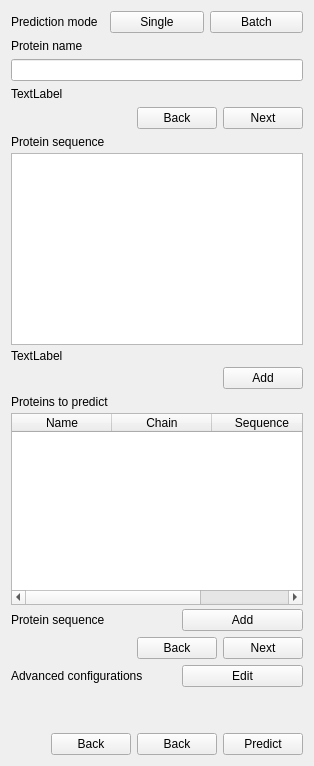
            <widget class="QWidget" name="local_multimer">
             <layout class="QVBoxLayout" name="verticalLayout_82">
              <item>
               <layout class="QHBoxLayout" name="horizontalLayout_48">
                <item>
                 <widget class="QLabel" name="lbl_local_pred_prediction_mode">
                  <property name="text">
                   <string>Prediction mode</string>
                  </property>
                 </widget>
                </item>
                <item>
                 <widget class="QPushButton" name="btn_local_pred_multi_single">
                  <property name="text">
                   <string>Single</string>
                  </property>
                 </widget>
                </item>
                <item>
                 <widget class="QPushButton" name="btn_local_pred_multi_batch">
                  <property name="text">
                   <string>Batch</string>
                  </property>
                 </widget>
                </item>
               </layout>
              </item>
              <item>
               <layout class="QVBoxLayout" name="verticalLayout_75">
                <item>
                 <widget class="QLabel" name="lbl_local_pred_multi_protein_name">
                  <property name="text">
                   <string>Protein name</string>
                  </property>
                 </widget>
                </item>
                <item>
                 <widget class="QLineEdit" name="txt_local_pred_multi_protein_name"/>
                </item>
                <item>
                 <widget class="QLabel" name="lbl_local_pred_multi_status_protein_name">
                  <property name="text">
                   <string>TextLabel</string>
                  </property>
                 </widget>
                </item>
               </layout>
              </item>
              <item>
               <layout class="QHBoxLayout" name="horizontalLayout_47">
                <item>
                 <spacer name="horizontalSpacer_35">
                  <property name="orientation">
                   <enum>Qt::Horizontal</enum>
                  </property>
                  <property name="sizeHint" stdset="0">
                   <size>
                    <width>40</width>
                    <height>20</height>
                   </size>
                  </property>
                 </spacer>
                </item>
                <item>
                 <widget class="QPushButton" name="btn_local_pred_multi_back_prediction_mode">
                  <property name="text">
                   <string>Back</string>
                  </property>
                 </widget>
                </item>
                <item>
                 <widget class="QPushButton" name="btn_local_pred_multi_next">
                  <property name="text">
                   <string>Next</string>
                  </property>
                 </widget>
                </item>
               </layout>
              </item>
              <item>
               <layout class="QVBoxLayout" name="verticalLayout_76">
                <property name="spacing">
                 <number>4</number>
                </property>
                <item>
                 <widget class="QLabel" name="lbl_local_pred_multi_prot_seq_single">
                  <property name="text">
                   <string>Protein sequence</string>
                  </property>
                 </widget>
                </item>
                <item>
                 <widget class="QTextEdit" name="txt_local_pred_multi_prot_seq"/>
                </item>
                <item>
                 <widget class="QLabel" name="lbl_local_pred_multi_status_prot_seq">
                  <property name="text">
                   <string>TextLabel</string>
                  </property>
                 </widget>
                </item>
                <item>
                 <layout class="QHBoxLayout" name="horizontalLayout_53">
                  <item>
                   <spacer name="horizontalSpacer_36">
                    <property name="orientation">
                     <enum>Qt::Horizontal</enum>
                    </property>
                    <property name="sizeHint" stdset="0">
                     <size>
                      <width>40</width>
                      <height>20</height>
                     </size>
                    </property>
                   </spacer>
                  </item>
                  <item>
                   <widget class="QPushButton" name="btn_local_pred_multi_add_seq_single">
                    <property name="text">
                     <string>Add</string>
                    </property>
                   </widget>
                  </item>
                 </layout>
                </item>
               </layout>
              </item>
              <item>
               <layout class="QVBoxLayout" name="verticalLayout_77">
                <property name="spacing">
                 <number>4</number>
                </property>
                <item>
                 <widget class="QLabel" name="lbl_local_pred_multi_prot_overview">
                  <property name="text">
                   <string>Proteins to predict</string>
                  </property>
                 </widget>
                </item>
                <item>
                 <widget class="QTableWidget" name="table_local_pred_multi_prot_overview">
                  <property name="sizePolicy">
                   <sizepolicy hsizetype="Expanding" vsizetype="MinimumExpanding">
                    <horstretch>0</horstretch>
                    <verstretch>0</verstretch>
                   </sizepolicy>
                  </property>
                  <column>
                   <property name="text">
                    <string>Name</string>
                   </property>
                  </column>
                  <column>
                   <property name="text">
                    <string>Chain</string>
                   </property>
                  </column>
                  <column>
                   <property name="text">
                    <string>Sequence</string>
                   </property>
                  </column>
                 </widget>
                </item>
                <item>
                 <layout class="QHBoxLayout" name="horizontalLayout_52">
                  <item>
                   <widget class="QLabel" name="lbl_local_pred_multi_prot_seq_batch">
                    <property name="text">
                     <string>Protein sequence</string>
                    </property>
                   </widget>
                  </item>
                  <item>
                   <widget class="QPushButton" name="btn_local_pred_multi_add_seq_batch">
                    <property name="maximumSize">
                     <size>
                      <width>121</width>
                      <height>16777215</height>
                     </size>
                    </property>
                    <property name="text">
                     <string>Add</string>
                    </property>
                   </widget>
                  </item>
                 </layout>
                </item>
               </layout>
              </item>
              <item>
               <layout class="QHBoxLayout" name="horizontalLayout_49">
                <item>
                 <spacer name="horizontalSpacer_38">
                  <property name="orientation">
                   <enum>Qt::Horizontal</enum>
                  </property>
                  <property name="sizeHint" stdset="0">
                   <size>
                    <width>40</width>
                    <height>20</height>
                   </size>
                  </property>
                 </spacer>
                </item>
                <item>
                 <widget class="QPushButton" name="btn_local_pred_multi_back">
                  <property name="text">
                   <string>Back</string>
                  </property>
                 </widget>
                </item>
                <item>
                 <widget class="QPushButton" name="btn_local_pred_multi_next_2">
                  <property name="text">
                   <string>Next</string>
                  </property>
                 </widget>
                </item>
               </layout>
              </item>
              <item>
               <layout class="QHBoxLayout" name="horizontalLayout_50">
                <item>
                 <widget class="QLabel" name="lbl_local_pred_multi_advanced_config">
                  <property name="text">
                   <string>Advanced configurations</string>
                  </property>
                 </widget>
                </item>
                <item>
                 <widget class="QPushButton" name="btn_local_pred_multi_advanced_config">
                  <property name="maximumSize">
                   <size>
                    <width>121</width>
                    <height>16777215</height>
                   </size>
                  </property>
                  <property name="text">
                   <string>Edit</string>
                  </property>
                 </widget>
                </item>
               </layout>
              </item>
              <item>
               <spacer name="verticalSpacer_8">
                <property name="orientation">
                 <enum>Qt::Vertical</enum>
                </property>
                <property name="sizeHint" stdset="0">
                 <size>
                  <width>20</width>
                  <height>40</height>
                 </size>
                </property>
               </spacer>
              </item>
              <item>
               <layout class="QHBoxLayout" name="horizontalLayout_51">
                <item>
                 <spacer name="horizontalSpacer_37">
                  <property name="orientation">
                   <enum>Qt::Horizontal</enum>
                  </property>
                  <property name="sizeHint" stdset="0">
                   <size>
                    <width>40</width>
                    <height>20</height>
                   </size>
                  </property>
                 </spacer>
                </item>
                <item>
                 <widget class="QPushButton" name="btn_local_pred_multi_back_3">
                  <property name="text">
                   <string>Back</string>
                  </property>
                 </widget>
                </item>
                <item>
                 <widget class="QPushButton" name="btn_local_pred_multi_back_2">
                  <property name="text">
                   <string>Back</string>
                  </property>
                 </widget>
                </item>
                <item>
                 <widget class="QPushButton" name="btn_local_pred_multi_predict">
                  <property name="text">
                   <string>Predict</string>
                  </property>
                 </widget>
                </item>
               </layout>
              </item>
             </layout>
            </widget>
